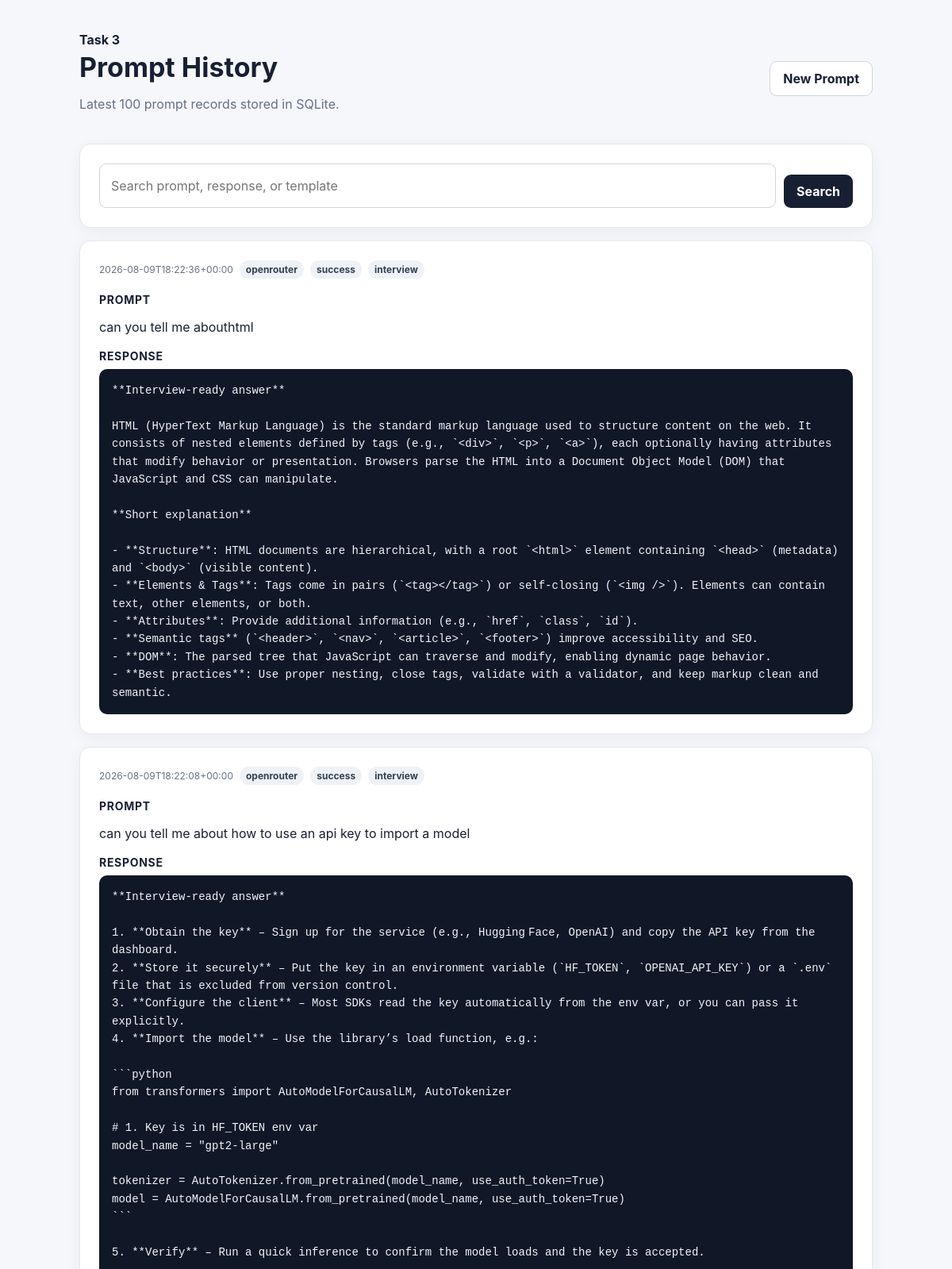
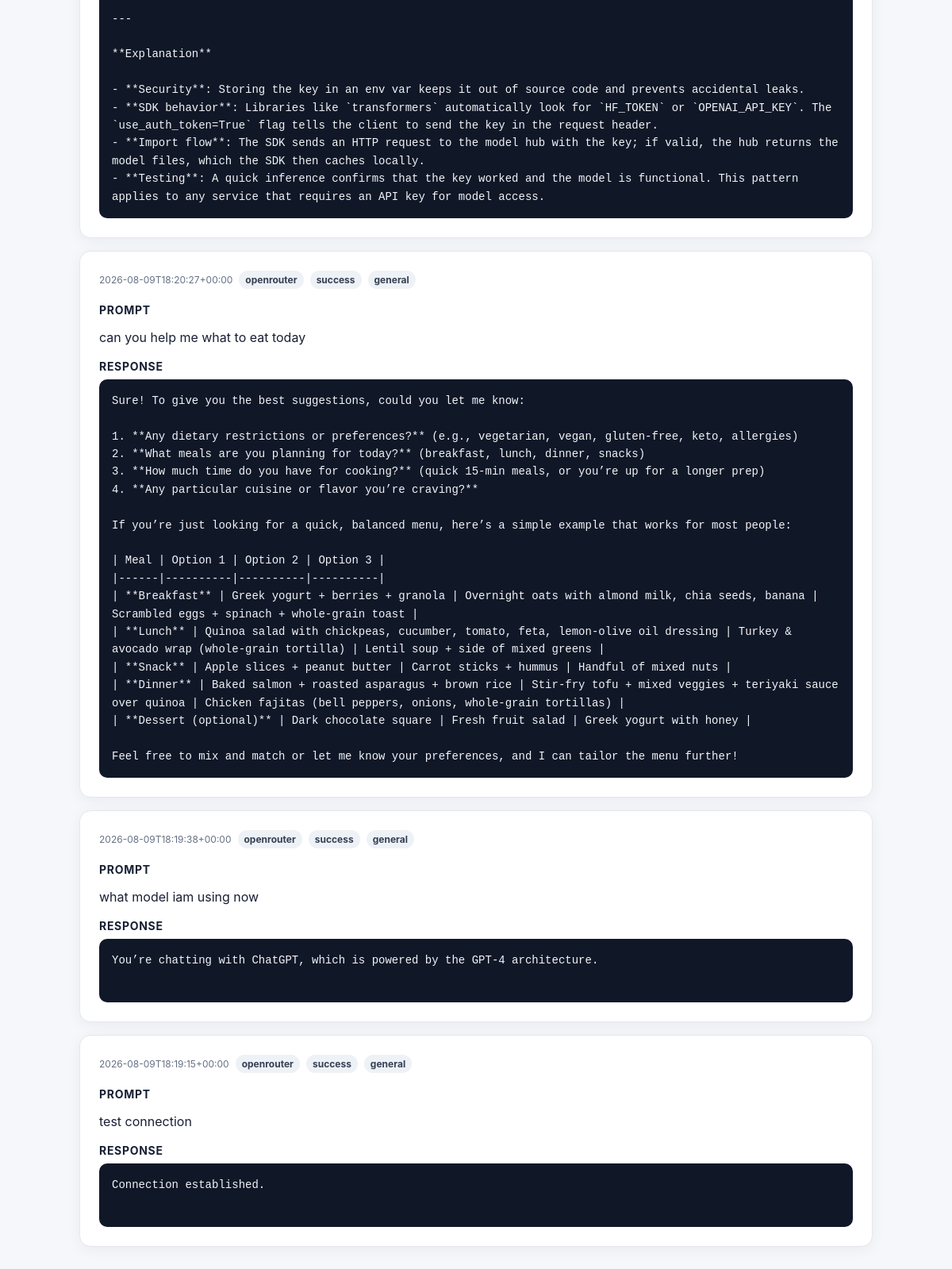
The app's page /history with its own data (2 pictures, top to bottom).
### tables this page shows
CREATE TABLE prompt_history (
                id INTEGER PRIMARY KEY AUTOINCREMENT,
                timestamp TEXT NOT NULL,
                prompt TEXT NOT NULL,
                template TEXT NOT NULL,
                provider_mode TEXT NOT NULL,
                response TEXT,
                status TEXT NOT NULL
            );

### app.py (the view)
@app.get("/history")
def history():
    keyword = (request.args.get("q") or "").strip()
    with get_db() as conn:
        if keyword:
            rows = conn.execute(
                """
                SELECT * FROM prompt_history
                WHERE prompt LIKE ? OR response LIKE ? OR template LIKE ?
                ORDER BY id DESC
                LIMIT 100
                """,
                (f"%{keyword}%", f"%{keyword}%", f"%{keyword}%"),
            ).fetchall()
        else:
            rows = conn.execute(
                """
                SELECT * FROM prompt_history
                ORDER BY id DESC
                LIMIT 100
                """
            ).fetchall()
    return render_template("history.html", rows=rows, keyword=keyword)

### app.py (called while the page is built)
def get_db():
    conn = sqlite3.connect(DB_PATH)
    conn.row_factory = sqlite3.Row
    return conn

### templates/history.html (shortened to what this page needs)
<!doctype html>
<html lang="en">
<head>
    <link rel="stylesheet" href="{{ url_for('static', filename='style.css') }}">
</head>
<body>
<main class="container">
    <header class="header">
        <div>
            <p class="eyebrow">Task 3</p>
            <h1>Prompt History</h1>
            <p class="muted">Latest 100 prompt records stored in SQLite.</p>
        </div>
        <a class="button secondary" href="{{ url_for('index') }}">New Prompt</a>
    </header>
    <section class="card">
        <form class="search" method="get" action="{{ url_for('history') }}">
            <input type="search" name="q" value="{{ keyword }}"
                   placeholder="Search prompt, response, or template">
            <button class="button primary" type="submit">Search</button>
        </form>
    </section>
    {% if rows %}
        {% for row in rows %}
        <article class="history-card">
            <div class="history-meta">
                <span>{{ row["timestamp"] }}</span>
                <span class="badge">{{ row["provider_mode"] }}</span>
                <span class="badge">{{ row["status"] }}</span>
                <span class="badge">{{ row["template"] }}</span>
            </div>
            <h3>Prompt</h3>
            <p class="prompt-text">{{ row["prompt"] }}</p>
            <h3>Response</h3>
            <pre class="response-box small">{{ row["response"] or "No response stored." }}</pre>
        </article>
        {% endfor %}
    {% else %}
        <section class="card empty">
            <h2>No history found</h2>
            <p class="muted">Submit a prompt or try another search keyword.</p>
        </section>
    {% endif %}
</main>
</body>
</html>

### static/style.css (style rules this page uses)
:root { font-family: Inter, system-ui, -apple-system, BlinkMacSystemFont, "Segoe UI", sans-serif; color: #172033; background: #f5f7fb; }
* { box-sizing: border-box; }
body { margin: 0; min-height: 100vh; }
.container { width: min(1000px, calc(100% - 32px)); margin: 40px auto; }
.header { display: flex; align-items: center; justify-content: space-between; gap: 24px; margin-bottom: 24px; }
h1 { margin: 4px 0 8px; font-size: 34px; }
h3 { margin: 18px 0 8px; font-size: 14px; text-transform: uppercase; letter-spacing: .05em; }
.eyebrow { margin: 0; font-weight: 700; }
.muted { color: #667085; }
.card, .history-card { background: white; border: 1px solid #e4e7ec; border-radius: 14px; padding: 24px; box-shadow: 0 4px 18px rgba(16, 24, 40, .05); }
select, textarea, input[type="search"] { width: 100%; border: 1px solid #d0d5dd; border-radius: 9px; padding: 12px 14px; font: inherit; background: white; }
.button { display: inline-block; border: 0; border-radius: 9px; padding: 11px 16px; text-decoration: none; cursor: pointer; font: inherit; font-weight: 650; }
.button.primary { background: #172033; color: white; margin-top: 14px; }
.button.secondary { background: white; color: #172033; border: 1px solid #d0d5dd; }
.response-box { margin: 0; min-height: 160px; padding: 16px; border-radius: 10px; background: #101828; color: #f2f4f7; white-space: pre-wrap; overflow-wrap: anywhere; font: 14px/1.6 ui-monospace, SFMono-Regular, Menlo, monospace; }
.response-box.small { min-height: 80px; }
.badge { display: inline-block; padding: 4px 8px; border-radius: 999px; background: #eef2f6; color: #344054; font-size: 12px; font-weight: 650; }
.search { display: flex; gap: 10px; }
.search input { flex: 1; }
.history-card { margin-top: 16px; }
.history-meta { display: flex; flex-wrap: wrap; align-items: center; gap: 8px; color: #667085; font-size: 12px; }
.prompt-text { white-space: pre-wrap; overflow-wrap: anywhere; }

### records on screen
prompt_history: timestamp "2026-08-09T18:22:36+00:00", provider_mode "openrouter", status "success", template "interview", prompt "can you tell me abouthtml", response "**Interview‑ready answer** HTML (HyperText Markup Language) is the standard markup language used to structure content on the web. It consists of nested elements defined by tags (e.g., `<div>`, `<p>`, `<a>`), each optionally having attributes that modify behavior or presentation. Browsers parse the HTML into a Document Object Model (DOM) that JavaScript and CSS can manipulate. **Short explanation** - **Structure**: HTML documents are hierarchical, with a root `<html>` element containing `<head>` (metadata) and `<body>` (visible content). - **Elements & Tags**: Tags come in pairs (`<tag></tag>`) or self‑closing (`<img />`). Elements can contain text, other elements, or both. - **Attributes**:…"
prompt_history: timestamp "2026-08-09T18:22:08+00:00", provider_mode "openrouter", status "success", template "interview", prompt "can you tell me about how to use an api key to import a model", response "**Interview‑ready answer** 1. **Obtain the key** – Sign up for the service (e.g., Hugging Face, OpenAI) and copy the API key from the dashboard. 2. **Store it securely** – Put the key in an environment variable (`HF_TOKEN`, `OPENAI_API_KEY`) or a `.env` file that is excluded from version control. 3. **Configure the client** – Most SDKs read the key automatically from the env var, or you can pass it explicitly. 4. **Import the model** – Use the library’s load function, e.g.: ```python from transformers import AutoModelForCausalLM, AutoTokenizer # 1. Key is in HF_TOKEN env var model_name = \"gpt2-large\" tokenizer = AutoTokenizer.from_pretrained(model_name, use_auth_token=True) model =…"
prompt_history: timestamp "2026-08-09T18:20:27+00:00", provider_mode "openrouter", status "success", template "general", prompt "can you help me what to eat today", response "Sure! To give you the best suggestions, could you let me know: 1. **Any dietary restrictions or preferences?** (e.g., vegetarian, vegan, gluten‑free, keto, allergies) 2. **What meals are you planning for today?** (breakfast, lunch, dinner, snacks) 3. **How much time do you have for cooking?** (quick 15‑min meals, or you’re up for a longer prep) 4. **Any particular cuisine or flavor you’re craving?** If you’re just looking for a quick, balanced menu, here’s a simple example that works for most people: | Meal | Option 1 | Option 2 | Option 3 | |------|----------|----------|----------| | **Breakfast** | Greek yogurt + berries + granola | Overnight oats with almond milk, chia seeds, banana |…"
prompt_history: timestamp "2026-08-09T18:19:38+00:00", provider_mode "openrouter", status "success", template "general", prompt "what model iam using now", response "You’re chatting with ChatGPT, which is powered by the GPT‑4 architecture."
prompt_history: timestamp "2026-08-09T18:19:15+00:00", provider_mode "openrouter", status "success", template "general", prompt "test connection", response "Connection established."
